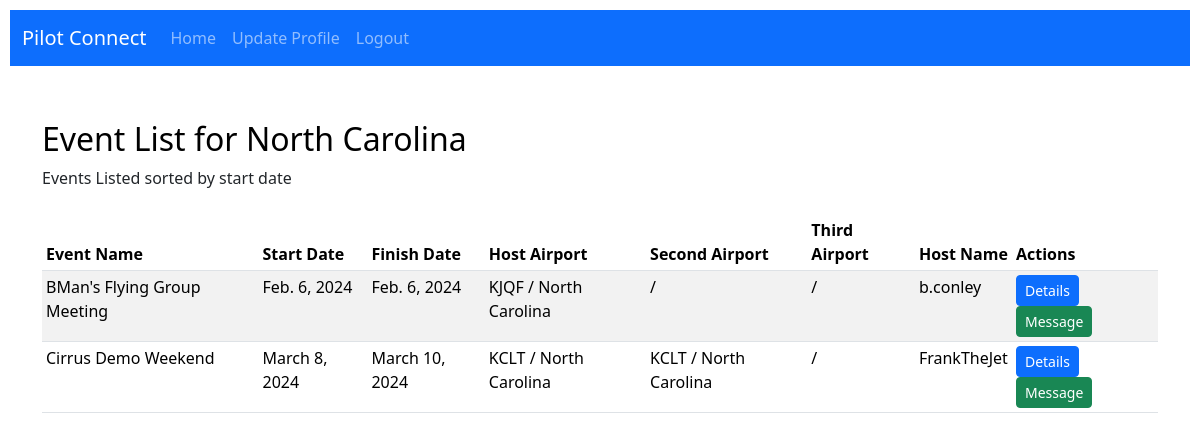
The app's page /event_list_by_state/ (signed in) with its own data.
### connections/models.py (models this page shows, shortened)
class PilotProfile(models.Model):
    user = models.OneToOneField(User, on_delete=models.CASCADE)
    home_airport = models.ForeignKey(AirportData, on_delete=models.SET_NULL, null=True, blank=True)
    flight_hours = models.PositiveIntegerField(default=0)
    last_activity_date = models.DateTimeField(null=True, blank=True)
    private_pilot = models.BooleanField(default=False)
    instrument_rating = models.BooleanField(default=False)
    commercial_pilot_single_engine = models.BooleanField(default=False)
    flight_instructor_cfi = models.BooleanField(default=False)
    flight_instructor_cfii = models.BooleanField(default=False)
    commercial_pilot_multi_engine = models.BooleanField(default=False)
    flight_instructor_multi_engine_mei = models.BooleanField(default=False)
    safety_pilot_need_vfr_single_engine = models.BooleanField(default=False)
    safety_pilot_need_ifr_single_engine = models.BooleanField(default=False)
    safety_pilot_need_ifr_multi_engine = models.BooleanField(default=False)
    safety_pilot_offer_vfr_single_engine = models.BooleanField(default=False)
    safety_pilot_offer_ifr_single_engine = models.BooleanField(default=False)
    safety_pilot_offer_ifr_multi_engine = models.BooleanField(default=False)
    instructor_need_cfi = models.BooleanField(default=False)
    instructor_need_instrument_cfii = models.BooleanField(default=False)
    instructor_need_commercial_single_engine = models.BooleanField(default=False)
    instructor_need_commercial_multi_engine_mei = models.BooleanField(default=False)
    instructor_offer_cfi = models.BooleanField(default=False)
    instructor_offer_instrument_cfii = models.BooleanField(default=False)
    instructor_offer_commercial_single_engine = models.BooleanField(default=False)
    instructor_offer_commercial_multi_engine_mei = models.BooleanField(default=False)
    rent_need_single_engine = models.BooleanField(default=False)
    rent_need_multi_engine = models.BooleanField(default=False)
    rent_offer_single_engine = models.BooleanField(default=False)
    rent_offer_multi_engine = models.BooleanField(default=False)
    comments = models.TextField(null=True, blank=True)

class AirportData(models.Model):
    country_code = models.CharField(max_length=2, default='US')
    iata = models.CharField(max_length=3)
    icao = models.CharField(max_length=4)
    airport = models.CharField(max_length=255)
    latitude = models.FloatField(default=0.0)
    longitude = models.FloatField(default=0.0)
    city = models.CharField(max_length=255)
    state = models.CharField(max_length=255)

class PilotEvent(models.Model):
    event_name = models.CharField(max_length=500)
    event_start_date = models.DateField()
    event_finish_date = models.DateField()
    host_airport = models.ForeignKey(AirportData, on_delete=models.CASCADE, blank=True, null=True, related_name='host_airport_events')
    second_airport = models.ForeignKey(AirportData, on_delete=models.CASCADE, blank=True, null=True, related_name='second_airport_events')
    third_airport = models.ForeignKey(AirportData, on_delete=models.CASCADE, blank=True, null=True, related_name='third_airport_events')
    host_name = models.ForeignKey(User, on_delete=models.CASCADE)  # ForeignKey to User
    event_description = models.TextField()

### connections/views.py (the view)
# urls.py: path('event_list_by_state/', EventListByStateView.as_view(), name='event_list_by_state'),
class EventListByStateView(ListView):
    model = PilotEvent
    template_name = 'connections/event_list_by_state.html'
    context_object_name = 'events'
    ordering = ['event_start_date']
    def get_queryset(self):
        user_state = self.request.user.pilotprofile.home_airport.state
        return PilotEvent.objects.filter(
            models.Q(host_airport__state=user_state) |
            models.Q(second_airport__state=user_state) |
            models.Q(third_airport__state=user_state)
        ).order_by('event_start_date')

### connections/templates/connections/event_list_by_state.html (shortened to what this page needs)
{% extends 'connections/base.html' %}
{% block content %}
  <div class="container mt-4">
    <h2 style="color: black;">Event List for {{ user.pilotprofile.home_airport.state }}</h2>
    <p class="mb-4">Events Listed sorted by start date</p>
    {% regroup events by event.event_start_date as event_group %}
    {% for group in event_group %}
      <div class="table-responsive">
        <table class="table table-striped table-sm">
          <thead class="thead-dark">
            <tr>
              <th scope="col">Event Name</th>
              <th scope="col">Start Date</th>
              <th scope="col">Finish Date</th>
              <th scope="col">Host Airport</th>
              <th scope="col">Second Airport</th>
              <th scope="col">Third Airport</th>
              <th scope="col">Host Name</th>
              <th scope="col">Actions</th>
            </tr>
          </thead>
          <tbody>
            {% for event in group.list %}
              <tr>
                <td>{{ event.event_name }}</td>
                <td>{{ event.event_start_date }}</td>
                <td>{{ event.event_finish_date }}</td>
                <td>{{ event.host_airport.icao }} / {{ event.host_airport.state }}</td>
                <td>{{ event.second_airport.icao }} / {{ event.second_airport.state }}</td>
                <td>{{ event.third_airport.icao }} / {{ event.third_airport.state }}</td>
                <td>{{ event.host_name }}</td>
                <td>
                  <a href="{% url 'view_pilot_event' event_name=event.event_name %}" class="btn btn-primary btn-sm">Details</a>
                  <a href="{% url 'send_message' recipient_id=event.host_name.id %}" class="btn btn-success btn-sm">Message</a>
                </td>
              </tr>
            {% endfor %}
          </tbody>
        </table>
      </div>
    {% endfor %}
  </div>
{% endblock %}

### connections/templates/connections/base.html (style rules this page uses)
body { margin: 0; padding: 0; display: flex; flex-direction: column; min-height: 100vh; }

### records on screen
PilotEvent: event_name "BMan's Flying Group Meeting", event_start_date "Feb. 6, 2024", event_finish_date "Feb. 6, 2024", host_airport.icao "KJQF", host_airport.state "North Carolina", host_name "b.conley"
PilotEvent: event_name "Cirrus Demo Weekend", event_start_date "March 8, 2024", event_finish_date "March 10, 2024", host_airport.icao "KCLT", host_airport.state "North Carolina", second_airport.icao "KCLT", second_airport.state "North Carolina", host_name "FrankTheJet"

### other values on screen
{{ user.pilotprofile.home_airport.state }} "North Carolina"
